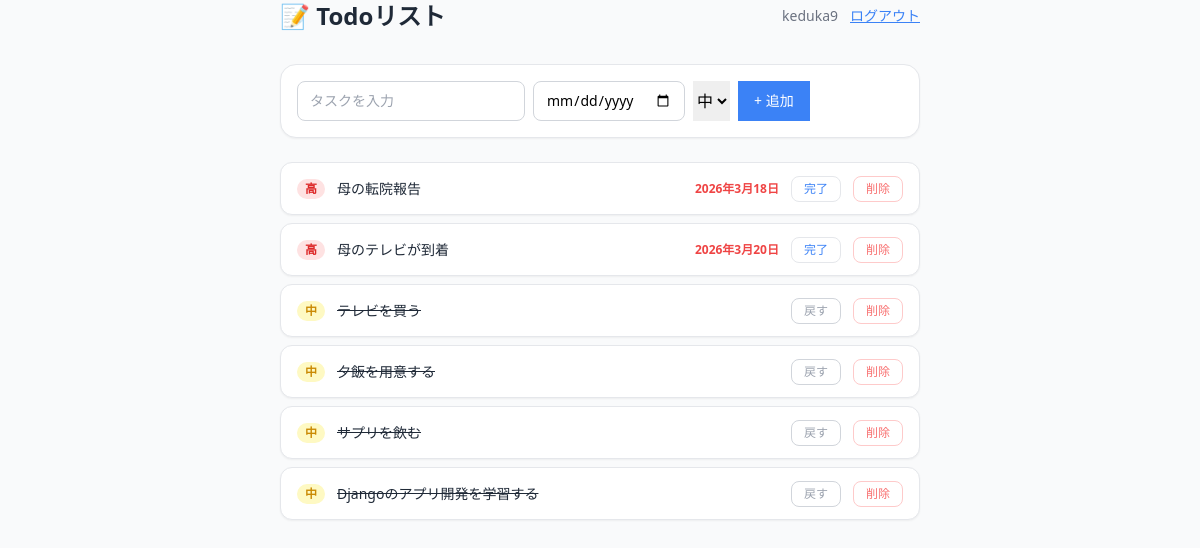
The app's page / (signed in) with its own data.
### todo/models.py (models this page shows, shortened)
class Task(models.Model):
    PRIORITY_CHOICES = [
        ('high',    '高'),
        ('medium',  '中'),
        ('low',     '低'),
    ]
    user = models.ForeignKey(User, on_delete=models.CASCADE)
    title = models.CharField(max_length=200)
    done = models.BooleanField(default=False)
    due_date = models.DateField(null=True, blank=True)
    priority = models.CharField(
        max_length=10,
        choices=PRIORITY_CHOICES,
        default='medium'
    )

### todo/views.py (the view, shortened to what this page needs)
# urls.py: path('', views.index, name='index'),
@login_required     # このデコレータを追加するだけ
def index(request):
    priority_order = {'high': 0, 'medium': 1, 'low': 2}
    tasks = Task.objects.filter(user=request.user).order_by('done', 'due_date')
    form = TaskForm()
    today = timezone.now().date()   # 追加
    return render(request, 'todo/index.html', {
        'tasks': tasks,
        'form': form,
        'today': today,     # 追加
    })

### todo/forms.py
class TaskForm(forms.ModelForm):
    class Meta:
        model = Task
        fields = ['title', 'due_date', 'priority']
        widgets = {
            'title': forms.TextInput(attrs={
                'placeholder': 'タスクを入力',
                'class': 'border border-gray-300 rounded-lg px-3 py-2 text-sm'
                        ' forcus:outline-none focus:ring-2 focus:fing-blue-300',
            }),
            'due_date': forms.DateInput(attrs={
                'type': 'date',     # ブラウザのカレンダーUIが表示される
                'class': 'border border-gray-300 rounded-lg px-3 py-2 text-sm'
                        ' focus:outline-none focus:ring-2 focus:fing-blue-300',
            }),
            'priority': forms.Select(attrs={ # これを明示的に追加
                'classs': 'border border-gray-300 rounded-lg px-3 py-2 text-sm'
                        ' focus:outline-none focus:ring-2 focus:ring-blue-300',
            }),
        }
        labels = {
            'title':        'タスク名',
            'due_date':     '期限',
            'priority':     '優先度',
        }

### todo/templates/todo/index.html (shortened to what this page needs)
<!DOCTYPE html>
<html lang="ja">
<head>
    <script src="https://cdn.tailwindcss.com"></script>
</head>
<body class="bg-gray-50 min-h-screen">
    <div class="max-w-2xl mx-auto py10 px-4">
        <div class="flex items-center justify-between mb-8">
            <h1 class="text-2xl font-bold text-gray-800">📝 Todoリスト</h1>
            <div class="flex items-center gap-3 text-sm text-gray-500">
                <span>{{ request.user.username }}</span>
                <form method="POST" action="/logout/">
                    <button type="submit"
                        class="text-sm text-blue-500 hover:text-blue-700 underline">
                        ログアウト
                    </button>
                </form>
            </div>
        </div>
        <form method="POST"
            class="bg-white rounded-2xl shadow-sm border border-gray-200 p-4 mb-6">
            <div class="flex flex-wrap gap-2">
                {{ form.title.as_widget }}
                {{ form.due_date.as_widget }}
                {{ form.priority.as_widget }}
                <button type="submit"
                    class="bg-blue-500 hover:bg-blue-600 text-white text-sm font-medium
                        px-4 py-2 rounded-1g transition-colors">
                    + 追加
                </button>
            </div>
        </form>
    <ul class="space-y-2">
        {% for task in tasks %}
            <li class="bg-white rounded-xl border border-gray-200 shadow-sm
                    px-4 py-3 flex items-center gap-3
                    {% if task.done %}done{% endif %}">
                {% if task.priority == 'high' %}
                    <span class="text-xs font-bold px-2 py-0.5 rounded-full
                                bg-red-100 text-red-600">高</span>
                {% elif task.priority == 'medium' %}
                    <span class="text-xs font-bold px-2 py-0.5 rounded-full
                                bg-yellow-100 text-yellow-600">中</span>
                {% else %}
                    <span class="text-xs font-bold px-2 py-0.5 rounded-full
                                bg-green-100 text-green-600">低</span>
                {% endif %}
                <span class="flex-1 text-gray-800 text-sm
                            {% if task.done %}line-through text-gray-400{% endif %}">
                            {{ task.title }}
                </span>
                {% if task.due_date %}
                    <span class="text-xs
                                    {% if task.due_date < today and not task.done %}
                                        text-red-500 font-bold
                                    {% else %}
                                        text-gray-400
                                    {% endif %}">
                        {{ task.due_date }}
                    </span>
                {% endif %}
                <form method="POST" action="{% url 'toggle_task' task.id %}">
                    <button type="submit"
                        class="text-xs px-3 py-1 rounded-lg border transition-colors
                            {% if task.done %}
                                border-gray-300 text-gray-400 hover:bg-gray-50
                            {% else %}
                                border-blue-30 text-blue-500 hover:bg-blue-500
                            {% endif %}">
                        {% if task.done %}戻す{% else %}完了{% endif %}
                    </button>
                </form>
                <form method="POST" action="{% url 'delete_task' task.id %}">
                    <button type="submit"
                        class="text-xs px-3 py-1 rounded-lg border border-red-200
                                text-red-400 hover:bg-red-50 transition-colors">
                        削除
                    </button>
                </form>
            </li>
            {% empty %}
                <li class="text-center text-gray-400 text-sm py-12">
                    タスクがありません。追加してみましょう！
                </li>
            {% endfor %}
        </ul>
    </div>
</body>
</html>

### records on screen
Task: priority "高", title "母の転院報告", due_date "2026年3月18日", done "完了"
Task: priority "高", title "母のテレビが到着", due_date "2026年3月20日", done "完了"
Task: priority "中", title "テレビを買う", done "戻す"
Task: priority "中", title "夕飯を用意する", done "戻す"
Task: priority "中", title "サプリを飲む", done "戻す"
Task: priority "中", title "Djangoのアプリ開発を学習する", done "戻す"

### other values on screen
{{ request.user.username }} "keduka9"
